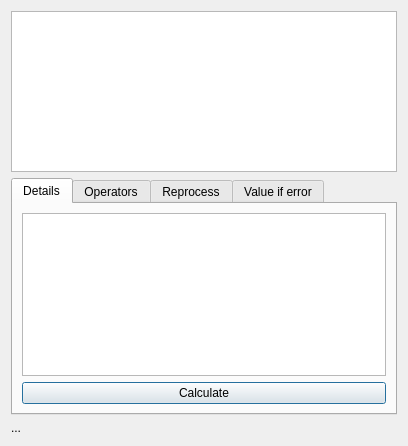
<?xml version="1.0" encoding="UTF-8"?>
<ui version="4.0">
 <class>formula_ui</class>
 <widget class="QWidget" name="formula_ui">
  <property name="geometry">
   <rect>
    <x>0</x>
    <y>0</y>
    <width>408</width>
    <height>446</height>
   </rect>
  </property>
  <property name="sizePolicy">
   <sizepolicy hsizetype="Expanding" vsizetype="Expanding">
    <horstretch>0</horstretch>
    <verstretch>0</verstretch>
   </sizepolicy>
  </property>
  <property name="windowTitle">
   <string>Formula</string>
  </property>
  <property name="windowIcon">
   <iconset resource="onewire.qrc">
    <normaloff>:/images/images/kfm_home.png</normaloff>:/images/images/kfm_home.png</iconset>
  </property>
  <layout class="QGridLayout" name="gridLayout_5">
   <item row="0" column="0">
    <widget class="TextEdit" name="textEditFormule"/>
   </item>
   <item row="1" column="0">
    <widget class="QTabWidget" name="tabWidget">
     <property name="currentIndex">
      <number>0</number>
     </property>
     <widget class="QWidget" name="details">
      <attribute name="title">
       <string>Details</string>
      </attribute>
      <layout class="QGridLayout" name="gridLayout_2">
       <item row="0" column="0">
        <widget class="QTextBrowser" name="textBrowserResult">
         <property name="sizePolicy">
          <sizepolicy hsizetype="Expanding" vsizetype="Expanding">
           <horstretch>0</horstretch>
           <verstretch>0</verstretch>
          </sizepolicy>
         </property>
        </widget>
       </item>
       <item row="1" column="0">
        <widget class="QPushButton" name="pushButtonCalculate">
         <property name="sizePolicy">
          <sizepolicy hsizetype="Minimum" vsizetype="Minimum">
           <horstretch>0</horstretch>
           <verstretch>0</verstretch>
          </sizepolicy>
         </property>
         <property name="text">
          <string>Calculate</string>
         </property>
         <property name="autoDefault">
          <bool>false</bool>
         </property>
         <property name="default">
          <bool>true</bool>
         </property>
        </widget>
       </item>
      </layout>
     </widget>
     <widget class="QWidget" name="operators">
      <attribute name="title">
       <string>Operators</string>
      </attribute>
      <layout class="QGridLayout" name="gridLayout_4">
       <item row="0" column="0">
        <widget class="QComboBox" name="comboBoxFamily"/>
       </item>
       <item row="0" column="1">
        <widget class="QPushButton" name="pushButtonDeviceName">
         <property name="sizePolicy">
          <sizepolicy hsizetype="Minimum" vsizetype="Minimum">
           <horstretch>0</horstretch>
           <verstretch>0</verstretch>
          </sizepolicy>
         </property>
         <property name="text">
          <string>Devices Name</string>
         </property>
         <property name="autoDefault">
          <bool>false</bool>
         </property>
         <property name="default">
          <bool>true</bool>
         </property>
        </widget>
       </item>
       <item row="0" column="2">
        <widget class="QPushButton" name="pushButtonDeviceRomID">
         <property name="sizePolicy">
          <sizepolicy hsizetype="Minimum" vsizetype="Minimum">
           <horstretch>0</horstretch>
           <verstretch>0</verstretch>
          </sizepolicy>
         </property>
         <property name="text">
          <string>Devices RomID</string>
         </property>
         <property name="autoDefault">
          <bool>false</bool>
         </property>
         <property name="default">
          <bool>true</bool>
         </property>
        </widget>
       </item>
       <item row="1" column="0">
        <widget class="QListWidget" name="listViewOperators">
         <property name="sizePolicy">
          <sizepolicy hsizetype="Expanding" vsizetype="Expanding">
           <horstretch>0</horstretch>
           <verstretch>0</verstretch>
          </sizepolicy>
         </property>
         <property name="contextMenuPolicy">
          <enum>Qt::CustomContextMenu</enum>
         </property>
        </widget>
       </item>
       <item row="1" column="1" colspan="2">
        <widget class="QTextBrowser" name="textBrowserDetails">
         <property name="sizePolicy">
          <sizepolicy hsizetype="Expanding" vsizetype="Expanding">
           <horstretch>0</horstretch>
           <verstretch>0</verstretch>
          </sizepolicy>
         </property>
        </widget>
       </item>
      </layout>
     </widget>
     <widget class="QWidget" name="reprocess">
      <attribute name="title">
       <string>Reprocess</string>
      </attribute>
      <layout class="QGridLayout" name="gridLayout">
       <item row="0" column="0">
        <widget class="QLabel" name="label">
         <property name="text">
          <string>Start Date</string>
         </property>
        </widget>
       </item>
       <item row="0" column="1" colspan="2">
        <widget class="QDateEdit" name="dateEdit">
         <property name="displayFormat">
          <string>MMM yyyy</string>
         </property>
        </widget>
       </item>
       <item row="1" column="0">
        <widget class="QCheckBox" name="checkBoxIndexOn">
         <property name="text">
          <string>Index on one device</string>
         </property>
        </widget>
       </item>
       <item row="1" column="1" colspan="2">
        <widget class="QComboBox" name="comboBoxDeviceList"/>
       </item>
       <item row="2" column="0" colspan="2">
        <widget class="QLabel" name="status">
         <property name="text">
          <string>...</string>
         </property>
        </widget>
       </item>
       <item row="2" column="2">
        <widget class="QPushButton" name="pushButtonReprocess">
         <property name="text">
          <string>Start</string>
         </property>
        </widget>
       </item>
       <item row="3" column="0" colspan="3">
        <widget class="QProgressBar" name="progress">
         <property name="sizePolicy">
          <sizepolicy hsizetype="Expanding" vsizetype="Fixed">
           <horstretch>0</horstretch>
           <verstretch>0</verstretch>
          </sizepolicy>
         </property>
         <property name="minimumSize">
          <size>
           <width>50</width>
           <height>15</height>
          </size>
         </property>
         <property name="value">
          <number>0</number>
         </property>
         <property name="textVisible">
          <bool>true</bool>
         </property>
        </widget>
       </item>
      </layout>
     </widget>
     <widget class="QWidget" name="valerror">
      <attribute name="title">
       <string>Value if error</string>
      </attribute>
      <layout class="QGridLayout" name="gridLayout_3">
       <item row="0" column="0">
        <widget class="QCheckBox" name="ValueOnErrorEnable">
         <property name="text">
          <string>Value if error : </string>
         </property>
        </widget>
       </item>
       <item row="0" column="1">
        <widget class="QLineEdit" name="ValueOnError"/>
       </item>
      </layout>
     </widget>
    </widget>
   </item>
   <item row="2" column="0">
    <widget class="QLabel" name="status_Calc">
     <property name="text">
      <string>...</string>
     </property>
    </widget>
   </item>
  </layout>
 </widget>
 <customwidgets>
  <customwidget>
   <class>TextEdit</class>
   <extends>QTextEdit</extends>
   <header>textedit.h</header>
  </customwidget>
 </customwidgets>
 <resources>
  <include location="onewire.qrc"/>
 </resources>
 <connections/>
</ui>
